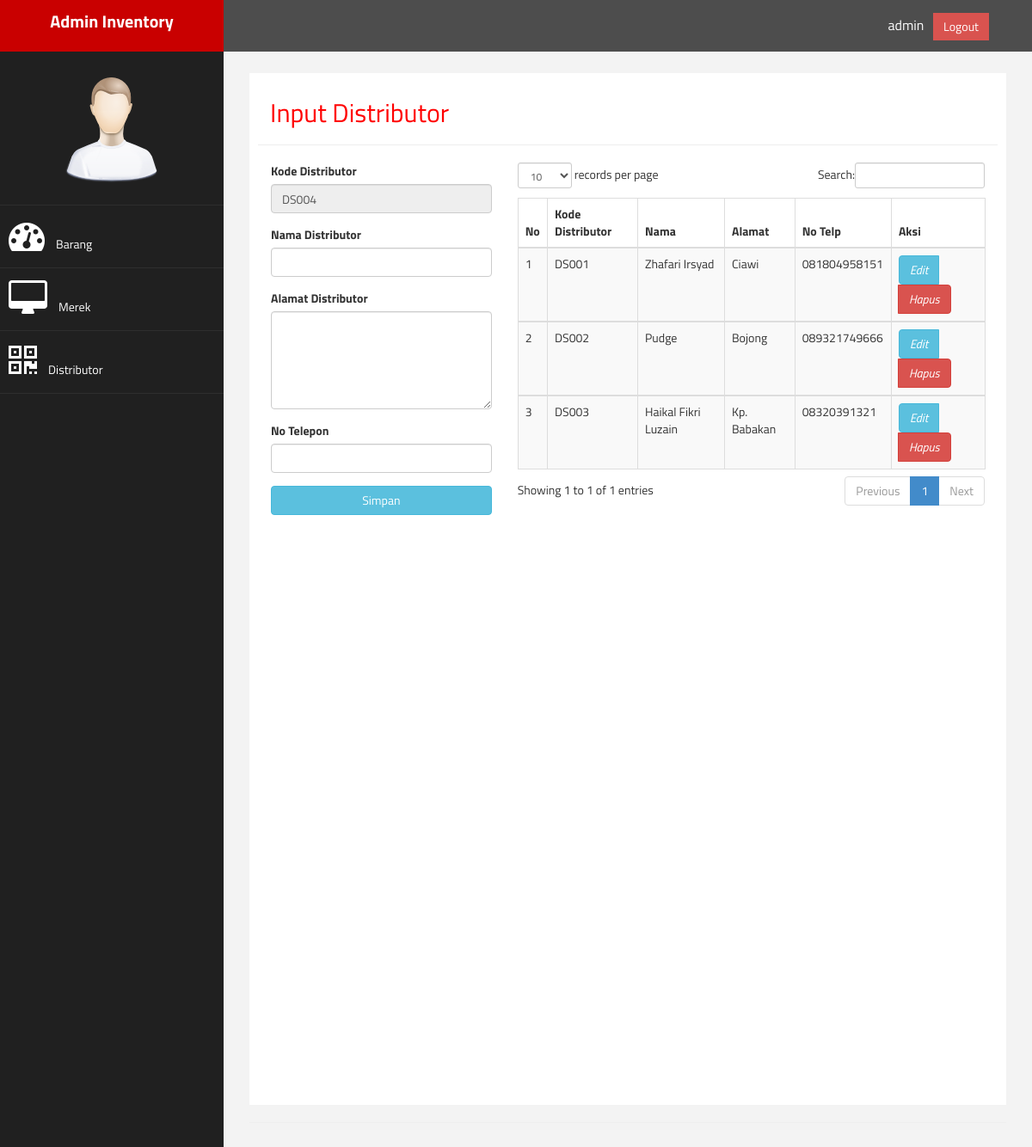
Screenshot of /PageAdmin.php?page=dist (signed in) with the database file from the repository.
### tables this page shows
CREATE TABLE `table_distributor` (
  `kd_distributor` varchar(7) NOT NULL,
  `nama_distributor` varchar(40) NOT NULL,
  `alamat` varchar(255) NOT NULL,
  `no_telp` varchar(13) NOT NULL
);

### lib/controller.php (called while the page is built, shortened)
<?php
	$username = "root";
    $password = "";
    $database = "db_inven";
    $hostname = "localhost";
    $conn = mysqli_connect($hostname,$username,$password,$database) or die("Connection Corrupt");
    class oop{
        public function select($table){
            global $conn;
            $sql = "SELECT * FROM $table";
            $query = mysqli_query($conn,$sql);
            $data = [];
            while($bigData = mysqli_fetch_assoc($query)){
                $data[] = $bigData;
            }
            return $data;
        }
        public function autokode($table,$field,$pre){
            global $conn;
            $sqlc   = "SELECT COUNT($field) as jumlah FROM $table";
            $querys = mysqli_query($conn,$sqlc);
            $number = mysqli_fetch_assoc($querys);
            if($number['jumlah'] > 0){
                $sql    = "SELECT MAX($field) as kode FROM $table";
                $query  = mysqli_query($conn,$sql);
                $number = mysqli_fetch_assoc($query);
                $strnum = substr($number['kode'], 2,3);
                $strnum = $strnum + 1;
                if(strlen($strnum) == 3){
                    $kode = $pre.$strnum;
                }else if(strlen($strnum) == 2){
                    $kode = $pre."0".$strnum;
                }else if(strlen($strnum) == 1){
                    $kode = $pre."00".$strnum;
                }
            }else{
                $kode = $pre."001";
            }
            return $kode;
        }
    }
 ?>

### distributor.php (the view, shortened to what this page needs)
<?php
	require 'lib/controller.php';
	$perintah = new oop();
	$table = "table_distributor";
	$autokode = $perintah->autokode($table,"kd_distributor","DS");
?>
<form action="" method="post">
	<h2 style="margin-left: 14px;">Input Distributor</h2>
	<hr>
	<div class="col-md-4">
		<div class="form-group">
			<label for="Kode distributor">Kode Distributor</label>
			<input type="text" readonly class="form-control" name="kd_distributor" value="<?php echo $autokode ?>" id="Kode distributor">
		</div>
		<div class="form-group">
			<label for="Nama distributor">Nama Distributor</label>
			<input type="text" autocomplete="off" class="form-control" required name="distributor" value="<?php echo @$edit['nama_distributor'] ?>" id="Nama distributor">
		</div>
		<div class="form-group">
			<label for="alamat">Alamat Distributor</label>
			<textarea name="alamat" id="alamat" required cols="20" rows="5" class="form-control"><?php echo @$edit['alamat'] ?></textarea>
		</div>
		<div class="form-group">
			<label for="notelp">No Telepon</label>
			<input type="number" autocomplete="off" required class="form-control" name="no_telp" value="<?php echo @$edit['no_telp'] ?>" id="notelp">
		</div>
		<?php if (!isset($_GET['edit'])): ?>
			<button type="submit" name="simpan" class="btn btn-info btn-block">Simpan</button>
		<?php endif ?>
	</div>
	<div class="col-md-8">
		<div class="table-responsive">
			 <table class="table table-striped table-bordered table-hover" id="distributor">
	            <thead>
	                <tr>
	                    <th>No</th>
	                    <th>Kode Distributor</th>
	                    <th>Nama</th>
	                    <th>Alamat</th>
	                    <th>No Telp</th>
	                    <th>Aksi</th>
	                </tr>
	            </thead>
	            <?php
	            	$data = $perintah->select("table_distributor");
	            	$no = 1;
	            	foreach ($data as $datas) { ?>
	            		<tbody>
			            	<tr>
			            		<td><?= $no++ ?></td>
			            		<td><?= $datas['kd_distributor'] ?></td>
			            		<td><?= $datas['nama_distributor'] ?></td>
			            		<td><?= $datas['alamat'] ?></td>
			            		<td><?= $datas['no_telp'] ?></td>
			            		<td colspan="2">
			            			<div class="btn-group">
				            			<a href="?page=dist&edit&id=<?= $datas['kd_distributor'] ?>" class="btn btn-info"><i>Edit</i></a>
										<a onclick="return confirm('Yakin Ingin Menghapus?')" href="?page=dist&hapus&id=<?= $datas['kd_distributor'] ?>" class="btn btn-danger"><i>Hapus</i></a>
									</div>
			            		</td>
			            	</tr>
			            </tbody>
	            <?php } ?>
	         </table>
	    </div>
		</div>
	</div>

### assets/css/custom.css (style rules this page uses)
body { font-family: 'Open Sans', sans-serif; }
h2 { color: #f00; }

### rows the page displays
table_distributor: kd_distributor "DS001", nama_distributor "Zhafari Irsyad", alamat "Ciawi", no_telp "081804958151"
table_distributor: kd_distributor "DS002", nama_distributor "Pudge", alamat "Bojong", no_telp "089321749666"
table_distributor: kd_distributor "DS003", nama_distributor "Haikal Fikri Luzain", alamat "Kp. Babakan", no_telp "08320391321"

### other values shown
$_SESSION['username'] "admin"
